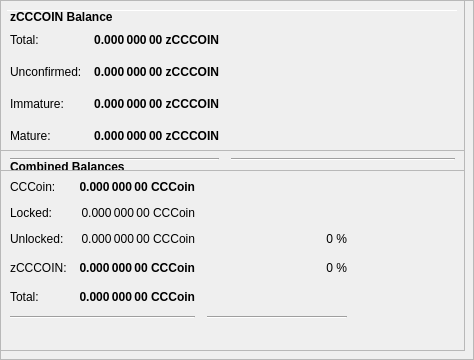
        <widget class="QFrame" name="frameObfuscation">
         <property name="minimumSize">
          <size>
           <width>0</width>
           <height>350</height>
          </size>
         </property>
         <property name="layoutDirection">
          <enum>Qt::LeftToRight</enum>
         </property>
         <property name="frameShape">
          <enum>QFrame::StyledPanel</enum>
         </property>
         <property name="frameShadow">
          <enum>QFrame::Raised</enum>
         </property>
         <widget class="QPushButton" name="runAutoDenom">
          <property name="geometry">
           <rect>
            <x>251</x>
            <y>17</y>
            <width>1</width>
            <height>1</height>
           </rect>
          </property>
          <property name="palette">
           <palette>
            <active>
             <colorrole role="WindowText">
              <brush brushstyle="SolidPattern">
               <color alpha="255">
                <red>0</red>
                <green>0</green>
                <blue>0</blue>
               </color>
              </brush>
             </colorrole>
             <colorrole role="Button">
              <brush brushstyle="SolidPattern">
               <color alpha="255">
                <red>239</red>
                <green>238</green>
                <blue>238</blue>
               </color>
              </brush>
             </colorrole>
             <colorrole role="Light">
              <brush brushstyle="SolidPattern">
               <color alpha="255">
                <red>255</red>
                <green>255</green>
                <blue>255</blue>
               </color>
              </brush>
             </colorrole>
             <colorrole role="Midlight">
              <brush brushstyle="SolidPattern">
               <color alpha="255">
                <red>247</red>
                <green>246</green>
                <blue>246</blue>
               </color>
              </brush>
             </colorrole>
             <colorrole role="Dark">
              <brush brushstyle="SolidPattern">
               <color alpha="255">
                <red>119</red>
                <green>119</green>
                <blue>119</blue>
               </color>
              </brush>
             </colorrole>
             <colorrole role="Mid">
              <brush brushstyle="SolidPattern">
               <color alpha="255">
                <red>159</red>
                <green>159</green>
                <blue>159</blue>
               </color>
              </brush>
             </colorrole>
             <colorrole role="Text">
              <brush brushstyle="SolidPattern">
               <color alpha="255">
                <red>0</red>
                <green>0</green>
                <blue>0</blue>
               </color>
              </brush>
             </colorrole>
             <colorrole role="BrightText">
              <brush brushstyle="SolidPattern">
               <color alpha="255">
                <red>255</red>
                <green>255</green>
                <blue>255</blue>
               </color>
              </brush>
             </colorrole>
             <colorrole role="ButtonText">
              <brush brushstyle="SolidPattern">
               <color alpha="255">
                <red>0</red>
                <green>0</green>
                <blue>0</blue>
               </color>
              </brush>
             </colorrole>
             <colorrole role="Base">
              <brush brushstyle="SolidPattern">
               <color alpha="255">
                <red>255</red>
                <green>255</green>
                <blue>255</blue>
               </color>
              </brush>
             </colorrole>
             <colorrole role="Window">
              <brush brushstyle="SolidPattern">
               <color alpha="255">
                <red>239</red>
                <green>238</green>
                <blue>238</blue>
               </color>
              </brush>
             </colorrole>
             <colorrole role="Shadow">
              <brush brushstyle="SolidPattern">
               <color alpha="255">
                <red>0</red>
                <green>0</green>
                <blue>0</blue>
               </color>
              </brush>
             </colorrole>
             <colorrole role="AlternateBase">
              <brush brushstyle="SolidPattern">
               <color alpha="255">
                <red>247</red>
                <green>246</green>
                <blue>246</blue>
               </color>
              </brush>
             </colorrole>
             <colorrole role="ToolTipBase">
              <brush brushstyle="SolidPattern">
               <color alpha="255">
                <red>255</red>
                <green>255</green>
                <blue>220</blue>
               </color>
              </brush>
             </colorrole>
             <colorrole role="ToolTipText">
              <brush brushstyle="SolidPattern">
               <color alpha="255">
                <red>0</red>
                <green>0</green>
                <blue>0</blue>
               </color>
              </brush>
             </colorrole>
            </active>
            <inactive>
             <colorrole role="WindowText">
              <brush brushstyle="SolidPattern">
               <color alpha="255">
                <red>0</red>
                <green>0</green>
                <blue>0</blue>
               </color>
              </brush>
             </colorrole>
             <colorrole role="Button">
              <brush brushstyle="SolidPattern">
               <color alpha="255">
                <red>239</red>
                <green>238</green>
                <blue>238</blue>
               </color>
              </brush>
             </colorrole>
             <colorrole role="Light">
              <brush brushstyle="SolidPattern">
               <color alpha="255">
                <red>255</red>
                <green>255</green>
                <blue>255</blue>
               </color>
              </brush>
             </colorrole>
             <colorrole role="Midlight">
              <brush brushstyle="SolidPattern">
               <color alpha="255">
                <red>247</red>
                <green>246</green>
                <blue>246</blue>
               </color>
              </brush>
             </colorrole>
             <colorrole role="Dark">
              <brush brushstyle="SolidPattern">
               <color alpha="255">
                <red>119</red>
                <green>119</green>
                <blue>119</blue>
               </color>
              </brush>
             </colorrole>
             <colorrole role="Mid">
              <brush brushstyle="SolidPattern">
               <color alpha="255">
                <red>159</red>
                <green>159</green>
                <blue>159</blue>
               </color>
              </brush>
             </colorrole>
             <colorrole role="Text">
              <brush brushstyle="SolidPattern">
               <color alpha="255">
                <red>0</red>
                <green>0</green>
                <blue>0</blue>
               </color>
              </brush>
             </colorrole>
             <colorrole role="BrightText">
              <brush brushstyle="SolidPattern">
               <color alpha="255">
                <red>255</red>
                <green>255</green>
                <blue>255</blue>
               </color>
              </brush>
             </colorrole>
             <colorrole role="ButtonText">
              <brush brushstyle="SolidPattern">
               <color alpha="255">
                <red>0</red>
                <green>0</green>
                <blue>0</blue>
               </color>
              </brush>
             </colorrole>
             <colorrole role="Base">
              <brush brushstyle="SolidPattern">
               <color alpha="255">
                <red>255</red>
                <green>255</green>
                <blue>255</blue>
               </color>
              </brush>
             </colorrole>
             <colorrole role="Window">
              <brush brushstyle="SolidPattern">
               <color alpha="255">
                <red>239</red>
                <green>238</green>
                <blue>238</blue>
               </color>
              </brush>
             </colorrole>
             <colorrole role="Shadow">
              <brush brushstyle="SolidPattern">
               <color alpha="255">
                <red>0</red>
                <green>0</green>
                <blue>0</blue>
               </color>
              </brush>
             </colorrole>
             <colorrole role="AlternateBase">
              <brush brushstyle="SolidPattern">
               <color alpha="255">
                <red>247</red>
                <green>246</green>
                <blue>246</blue>
               </color>
              </brush>
             </colorrole>
             <colorrole role="ToolTipBase">
              <brush brushstyle="SolidPattern">
               <color alpha="255">
                <red>255</red>
                <green>255</green>
                <blue>220</blue>
               </color>
              </brush>
             </colorrole>
             <colorrole role="ToolTipText">
              <brush brushstyle="SolidPattern">
               <color alpha="255">
                <red>0</red>
                <green>0</green>
                <blue>0</blue>
               </color>
              </brush>
             </colorrole>
            </inactive>
            <disabled>
             <colorrole role="WindowText">
              <brush brushstyle="SolidPattern">
               <color alpha="255">
                <red>119</red>
                <green>119</green>
                <blue>119</blue>
               </color>
              </brush>
             </colorrole>
             <colorrole role="Button">
              <brush brushstyle="SolidPattern">
               <color alpha="255">
                <red>239</red>
                <green>238</green>
                <blue>238</blue>
               </color>
              </brush>
             </colorrole>
             <colorrole role="Light">
              <brush brushstyle="SolidPattern">
               <color alpha="255">
                <red>255</red>
                <green>255</green>
                <blue>255</blue>
               </color>
              </brush>
             </colorrole>
             <colorrole role="Midlight">
              <brush brushstyle="SolidPattern">
               <color alpha="255">
                <red>247</red>
                <green>246</green>
                <blue>246</blue>
               </color>
              </brush>
             </colorrole>
             <colorrole role="Dark">
              <brush brushstyle="SolidPattern">
               <color alpha="255">
                <red>119</red>
                <green>119</green>
                <blue>119</blue>
               </color>
              </brush>
             </colorrole>
             <colorrole role="Mid">
              <brush brushstyle="SolidPattern">
               <color alpha="255">
                <red>159</red>
                <green>159</green>
                <blue>159</blue>
               </color>
              </brush>
             </colorrole>
             <colorrole role="Text">
              <brush brushstyle="SolidPattern">
               <color alpha="255">
                <red>119</red>
                <green>119</green>
                <blue>119</blue>
               </color>
              </brush>
             </colorrole>
             <colorrole role="BrightText">
              <brush brushstyle="SolidPattern">
               <color alpha="255">
                <red>255</red>
                <green>255</green>
                <blue>255</blue>
               </color>
              </brush>
             </colorrole>
             <colorrole role="ButtonText">
              <brush brushstyle="SolidPattern">
               <color alpha="255">
                <red>119</red>
                <green>119</green>
                <blue>119</blue>
               </color>
              </brush>
             </colorrole>
             <colorrole role="Base">
              <brush brushstyle="SolidPattern">
               <color alpha="255">
                <red>239</red>
                <green>238</green>
                <blue>238</blue>
               </color>
              </brush>
             </colorrole>
             <colorrole role="Window">
              <brush brushstyle="SolidPattern">
               <color alpha="255">
                <red>239</red>
                <green>238</green>
                <blue>238</blue>
               </color>
              </brush>
             </colorrole>
             <colorrole role="Shadow">
              <brush brushstyle="SolidPattern">
               <color alpha="255">
                <red>0</red>
                <green>0</green>
                <blue>0</blue>
               </color>
              </brush>
             </colorrole>
             <colorrole role="AlternateBase">
              <brush brushstyle="SolidPattern">
               <color alpha="255">
                <red>239</red>
                <green>238</green>
                <blue>238</blue>
               </color>
              </brush>
             </colorrole>
             <colorrole role="ToolTipBase">
              <brush brushstyle="SolidPattern">
               <color alpha="255">
                <red>255</red>
                <green>255</green>
                <blue>220</blue>
               </color>
              </brush>
             </colorrole>
             <colorrole role="ToolTipText">
              <brush brushstyle="SolidPattern">
               <color alpha="255">
                <red>0</red>
                <green>0</green>
                <blue>0</blue>
               </color>
              </brush>
             </colorrole>
            </disabled>
           </palette>
          </property>
          <property name="focusPolicy">
           <enum>Qt::NoFocus</enum>
          </property>
          <property name="autoFillBackground">
           <bool>true</bool>
          </property>
          <property name="text">
           <string/>
          </property>
          <property name="flat">
           <bool>true</bool>
          </property>
         </widget>
         <widget class="Line" name="line">
          <property name="geometry">
           <rect>
            <x>7</x>
            <y>10</y>
            <width>451</width>
            <height>1</height>
           </rect>
          </property>
          <property name="orientation">
           <enum>Qt::Horizontal</enum>
          </property>
         </widget>
         <widget class="QFrame" name="frame_3">
          <property name="geometry">
           <rect>
            <x>0</x>
            <y>150</y>
            <width>465</width>
            <height>201</height>
           </rect>
          </property>
          <property name="frameShape">
           <enum>QFrame::StyledPanel</enum>
          </property>
          <property name="frameShadow">
           <enum>QFrame::Raised</enum>
          </property>
          <layout class="QVBoxLayout" name="verticalLayout_5">
           <item>
            <layout class="QHBoxLayout" name="horizontalLayout_5" stretch="0">
             <item>
              <widget class="QLabel" name="label_5z">
               <property name="maximumSize">
                <size>
                 <width>16777215</width>
                 <height>20</height>
                </size>
               </property>
               <property name="font">
                <font>
                 <weight>75</weight>
                 <bold>true</bold>
                </font>
               </property>
               <property name="toolTip">
                <string>Combined Balances (including unconfirmed and immature coins)</string>
               </property>
               <property name="text">
                <string>&lt;html&gt;&lt;head/&gt;&lt;body&gt;&lt;p&gt;Combined Balances&lt;/p&gt;&lt;/body&gt;&lt;/html&gt;</string>
               </property>
              </widget>
             </item>
            </layout>
           </item>
           <item>
            <layout class="QGridLayout" name="gridLayout_3">
             <property name="spacing">
              <number>12</number>
             </property>
             <item row="7" column="0" colspan="2">
              <widget class="Line" name="lineSpendableBalance_3">
               <property name="orientation">
                <enum>Qt::Horizontal</enum>
               </property>
              </widget>
             </item>
             <item row="7" column="2">
              <widget class="Line" name="lineWatchBalance_3">
               <property name="sizePolicy">
                <sizepolicy hsizetype="Preferred" vsizetype="Fixed">
                 <horstretch>0</horstretch>
                 <verstretch>0</verstretch>
                </sizepolicy>
               </property>
               <property name="minimumSize">
                <size>
                 <width>140</width>
                 <height>0</height>
                </size>
               </property>
               <property name="orientation">
                <enum>Qt::Horizontal</enum>
               </property>
              </widget>
             </item>
             <item row="4" column="1">
              <widget class="QLabel" name="labelzBalancez">
               <property name="font">
                <font>
                 <weight>75</weight>
                 <bold>true</bold>
                </font>
               </property>
               <property name="cursor">
                <cursorShape>IBeamCursor</cursorShape>
               </property>
               <property name="toolTip">
                <string>Total of transactions that have yet to be confirmed, and do not yet count toward the spendable balance</string>
               </property>
               <property name="text">
                <string notr="true">0.000 000 00 CCCoin</string>
               </property>
               <property name="alignment">
                <set>Qt::AlignRight|Qt::AlignTrailing|Qt::AlignVCenter</set>
               </property>
               <property name="textInteractionFlags">
                <set>Qt::LinksAccessibleByMouse|Qt::TextSelectableByKeyboard|Qt::TextSelectableByMouse</set>
               </property>
              </widget>
             </item>
             <item row="6" column="1">
              <widget class="QLabel" name="labelTotalz">
               <property name="font">
                <font>
                 <weight>75</weight>
                 <bold>true</bold>
                </font>
               </property>
               <property name="cursor">
                <cursorShape>IBeamCursor</cursorShape>
               </property>
               <property name="toolTip">
                <string>Total Balance, including unconfirmed and immature coins.</string>
               </property>
               <property name="text">
                <string notr="true">0.000 000 00 CCCoin</string>
               </property>
               <property name="alignment">
                <set>Qt::AlignRight|Qt::AlignTrailing|Qt::AlignVCenter</set>
               </property>
               <property name="textInteractionFlags">
                <set>Qt::LinksAccessibleByMouse|Qt::TextSelectableByKeyboard|Qt::TextSelectableByMouse</set>
               </property>
              </widget>
             </item>
             <item row="4" column="3">
              <spacer name="horizontalSpacer_6">
               <property name="orientation">
                <enum>Qt::Horizontal</enum>
               </property>
               <property name="sizeHint" stdset="0">
                <size>
                 <width>40</width>
                 <height>20</height>
                </size>
               </property>
              </spacer>
             </item>
             <item row="6" column="0">
              <widget class="QLabel" name="labelTotalTextz">
               <property name="text">
                <string>Total:</string>
               </property>
              </widget>
             </item>
             <item row="1" column="0">
              <widget class="QLabel" name="labelBalanceTextz">
               <property name="text">
                <string>CCCoin:</string>
               </property>
              </widget>
             </item>
             <item row="1" column="1">
              <widget class="QLabel" name="labelBalancez">
               <property name="font">
                <font>
                 <weight>75</weight>
                 <bold>true</bold>
                </font>
               </property>
               <property name="cursor">
                <cursorShape>IBeamCursor</cursorShape>
               </property>
               <property name="toolTip">
                <string>Your current spendable balance</string>
               </property>
               <property name="text">
                <string notr="true">0.000 000 00 CCCoin</string>
               </property>
               <property name="alignment">
                <set>Qt::AlignRight|Qt::AlignTrailing|Qt::AlignVCenter</set>
               </property>
               <property name="textInteractionFlags">
                <set>Qt::LinksAccessibleByMouse|Qt::TextSelectableByKeyboard|Qt::TextSelectableByMouse</set>
               </property>
              </widget>
             </item>
             <item row="4" column="0">
              <widget class="QLabel" name="labelzBalanceTextz">
               <property name="toolTip">
                <string/>
               </property>
               <property name="text">
                <string>zCCCOIN:</string>
               </property>
              </widget>
             </item>
             <item row="4" column="2">
              <widget class="QLabel" name="labelzCCCOINPercent">
               <property name="toolTip">
                <string>Current percentage of zCCCOIN.
If AutoMint is enabled this percentage will settle around the configured AutoMint percentage (default = 10%)</string>
               </property>
               <property name="text">
                <string>0 %</string>
               </property>
               <property name="alignment">
                <set>Qt::AlignRight|Qt::AlignTrailing|Qt::AlignVCenter</set>
               </property>
              </widget>
             </item>
             <item row="6" column="2">
              <widget class="QLabel" name="label100Percent">
               <property name="text">
                <string/>
               </property>
               <property name="alignment">
                <set>Qt::AlignRight|Qt::AlignTrailing|Qt::AlignVCenter</set>
               </property>
              </widget>
             </item>
             <item row="2" column="1">
              <widget class="QLabel" name="labelLockedBalance">
               <property name="toolTip">
                <string>Locked CCCoin or Masternode collaterals. These are excluded from zCCCOIN minting.</string>
               </property>
               <property name="text">
                <string>0.000 000 00 CCCoin</string>
               </property>
               <property name="alignment">
                <set>Qt::AlignRight|Qt::AlignTrailing|Qt::AlignVCenter</set>
               </property>
              </widget>
             </item>
             <item row="2" column="0">
              <widget class="QLabel" name="labelLockedBalanceText">
               <property name="toolTip">
                <string>Locked CCCoin or Masternode collaterals. These are excluded from zCCCOIN minting.</string>
               </property>
               <property name="text">
                <string>Locked:</string>
               </property>
              </widget>
             </item>
             <item row="3" column="0">
              <widget class="QLabel" name="labelUnLockedBalanceText">
               <property name="toolTip">
                <string>Unlocked CCCOINs. These can be used for zCCCOIN minting.</string>
               </property>
               <property name="text">
                <string>Unlocked:</string>
               </property>
              </widget>
             </item>
             <item row="3" column="1">
              <widget class="QLabel" name="labelUnLockedBalance">
               <property name="toolTip">
                <string>Unlocked CCCOINs. These can be used for zCCCOIN minting.</string>
               </property>
               <property name="text">
                <string>0.000 000 00 CCCoin</string>
               </property>
               <property name="alignment">
                <set>Qt::AlignRight|Qt::AlignTrailing|Qt::AlignVCenter</set>
               </property>
              </widget>
             </item>
             <item row="3" column="2">
              <widget class="QLabel" name="labelCCCOINPercent">
               <property name="text">
                <string>0 %</string>
               </property>
               <property name="alignment">
                <set>Qt::AlignRight|Qt::AlignTrailing|Qt::AlignVCenter</set>
               </property>
              </widget>
             </item>
            </layout>
           </item>
           <item>
            <spacer name="verticalSpacer">
             <property name="orientation">
              <enum>Qt::Vertical</enum>
             </property>
             <property name="sizeHint" stdset="0">
              <size>
               <width>20</width>
               <height>40</height>
              </size>
             </property>
            </spacer>
           </item>
          </layout>
         </widget>
         <widget class="QFrame" name="frame_4">
          <property name="geometry">
           <rect>
            <x>0</x>
            <y>0</y>
            <width>465</width>
            <height>171</height>
           </rect>
          </property>
          <property name="frameShape">
           <enum>QFrame::StyledPanel</enum>
          </property>
          <property name="frameShadow">
           <enum>QFrame::Raised</enum>
          </property>
          <layout class="QVBoxLayout" name="verticalLayout_7">
           <item>
            <layout class="QHBoxLayout" name="horizontalLayout_8" stretch="0">
             <item>
              <widget class="QLabel" name="label_5z_3">
               <property name="maximumSize">
                <size>
                 <width>16777215</width>
                 <height>20</height>
                </size>
               </property>
               <property name="font">
                <font>
                 <weight>75</weight>
                 <bold>true</bold>
                </font>
               </property>
               <property name="text">
                <string>zCCCOIN Balance</string>
               </property>
              </widget>
             </item>
            </layout>
           </item>
           <item>
            <layout class="QGridLayout" name="gridLayout_5">
             <property name="spacing">
              <number>12</number>
             </property>
             <item row="4" column="0">
              <widget class="QLabel" name="labelzBalanceMatureText">
               <property name="toolTip">
                <string>Mature: more than 20 confirmation and more than 1 mints of the same denomination after it was minted.
These zCCCOIN are spendable.</string>
               </property>
               <property name="text">
                <string>Mature:</string>
               </property>
              </widget>
             </item>
             <item row="5" column="0" colspan="2">
              <widget class="Line" name="lineSpendableBalance_5">
               <property name="orientation">
                <enum>Qt::Horizontal</enum>
               </property>
              </widget>
             </item>
             <item row="1" column="1">
              <widget class="QLabel" name="labelzBalance">
               <property name="font">
                <font>
                 <weight>75</weight>
                 <bold>true</bold>
                </font>
               </property>
               <property name="cursor">
                <cursorShape>IBeamCursor</cursorShape>
               </property>
               <property name="toolTip">
                <string>All available zCCCOIN, unconfirmed and immature zCCCOIN included.</string>
               </property>
               <property name="text">
                <string notr="true">0.000 000 00 zCCCOIN</string>
               </property>
               <property name="alignment">
                <set>Qt::AlignRight|Qt::AlignTrailing|Qt::AlignVCenter</set>
               </property>
               <property name="textInteractionFlags">
                <set>Qt::LinksAccessibleByMouse|Qt::TextSelectableByKeyboard|Qt::TextSelectableByMouse</set>
               </property>
              </widget>
             </item>
             <item row="5" column="2">
              <widget class="Line" name="lineWatchBalance_5">
               <property name="sizePolicy">
                <sizepolicy hsizetype="Preferred" vsizetype="Fixed">
                 <horstretch>0</horstretch>
                 <verstretch>0</verstretch>
                </sizepolicy>
               </property>
               <property name="minimumSize">
                <size>
                 <width>140</width>
                 <height>0</height>
                </size>
               </property>
               <property name="orientation">
                <enum>Qt::Horizontal</enum>
               </property>
              </widget>
             </item>
             <item row="1" column="0">
              <widget class="QLabel" name="labelzBalanceText">
               <property name="toolTip">
                <string>All available zCCCOIN, unconfirmed and immature zCCCOIN included.</string>
               </property>
               <property name="text">
                <string>Total:</string>
               </property>
              </widget>
             </item>
             <item row="1" column="2">
              <spacer name="horizontalSpacer_8">
               <property name="orientation">
                <enum>Qt::Horizontal</enum>
               </property>
               <property name="sizeHint" stdset="0">
                <size>
                 <width>40</width>
                 <height>20</height>
                </size>
               </property>
              </spacer>
             </item>
             <item row="4" column="2">
              <spacer name="horizontalSpacer_4">
               <property name="orientation">
                <enum>Qt::Horizontal</enum>
               </property>
               <property name="sizeHint" stdset="0">
                <size>
                 <width>40</width>
                 <height>20</height>
                </size>
               </property>
              </spacer>
             </item>
             <item row="4" column="1">
              <widget class="QLabel" name="labelzBalanceMature">
               <property name="font">
                <font>
                 <weight>75</weight>
                 <bold>true</bold>
                </font>
               </property>
               <property name="toolTip">
                <string>Mature: more than 20 confirmation and more than 1 mints of the same denomination after it was minted.
These zCCCOIN are spendable.</string>
               </property>
               <property name="text">
                <string>0.000 000 00 zCCCOIN</string>
               </property>
               <property name="alignment">
                <set>Qt::AlignRight|Qt::AlignTrailing|Qt::AlignVCenter</set>
               </property>
              </widget>
             </item>
             <item row="2" column="0">
              <widget class="QLabel" name="labelzBalanceUnconfirmedText">
               <property name="toolTip">
                <string>Unconfirmed: less than 20 confirmations
Immature: confirmed, but less than 1 mints of the same denomination after it was minted</string>
               </property>
               <property name="text">
                <string>Unconfirmed:</string>
               </property>
              </widget>
             </item>
             <item row="2" column="1">
              <widget class="QLabel" name="labelzBalanceUnconfirmed">
               <property name="font">
                <font>
                 <weight>75</weight>
                 <bold>true</bold>
                </font>
               </property>
               <property name="toolTip">
                <string>Unconfirmed: less than 20 confirmations
Immature: confirmed, but less than 1 mints of the same denomination after it was minted</string>
               </property>
               <property name="text">
                <string>0.000 000 00 zCCCOIN</string>
               </property>
               <property name="alignment">
                <set>Qt::AlignRight|Qt::AlignTrailing|Qt::AlignVCenter</set>
               </property>
              </widget>
             </item>
             <item row="2" column="2">
              <spacer name="horizontalSpacer_5">
               <property name="orientation">
                <enum>Qt::Horizontal</enum>
               </property>
               <property name="sizeHint" stdset="0">
                <size>
                 <width>40</width>
                 <height>20</height>
                </size>
               </property>
              </spacer>
             </item>
             <item row="3" column="0">
              <widget class="QLabel" name="labelzBalanceImmatureText">
               <property name="toolTip">
                <string>Unconfirmed: less than 20 confirmations
Immature: confirmed, but less than 1 mints of the same denomination after it was minted</string>
               </property>
               <property name="text">
                <string>Immature:</string>
               </property>
              </widget>
             </item>
             <item row="3" column="1">
              <widget class="QLabel" name="labelzBalanceImmature">
               <property name="font">
                <font>
                 <weight>75</weight>
                 <bold>true</bold>
                </font>
               </property>
               <property name="toolTip">
                <string>Unconfirmed: less than 20 confirmations
Immature: confirmed, but less than 1 mints of the same denomination after it was minted</string>
               </property>
               <property name="text">
                <string>0.000 000 00 zCCCOIN</string>
               </property>
               <property name="alignment">
                <set>Qt::AlignRight|Qt::AlignTrailing|Qt::AlignVCenter</set>
               </property>
              </widget>
             </item>
             <item row="3" column="2">
              <spacer name="horizontalSpacer_7">
               <property name="orientation">
                <enum>Qt::Horizontal</enum>
               </property>
               <property name="sizeHint" stdset="0">
                <size>
                 <width>40</width>
                 <height>20</height>
                </size>
               </property>
              </spacer>
             </item>
            </layout>
           </item>
          </layout>
         </widget>
        </widget>
